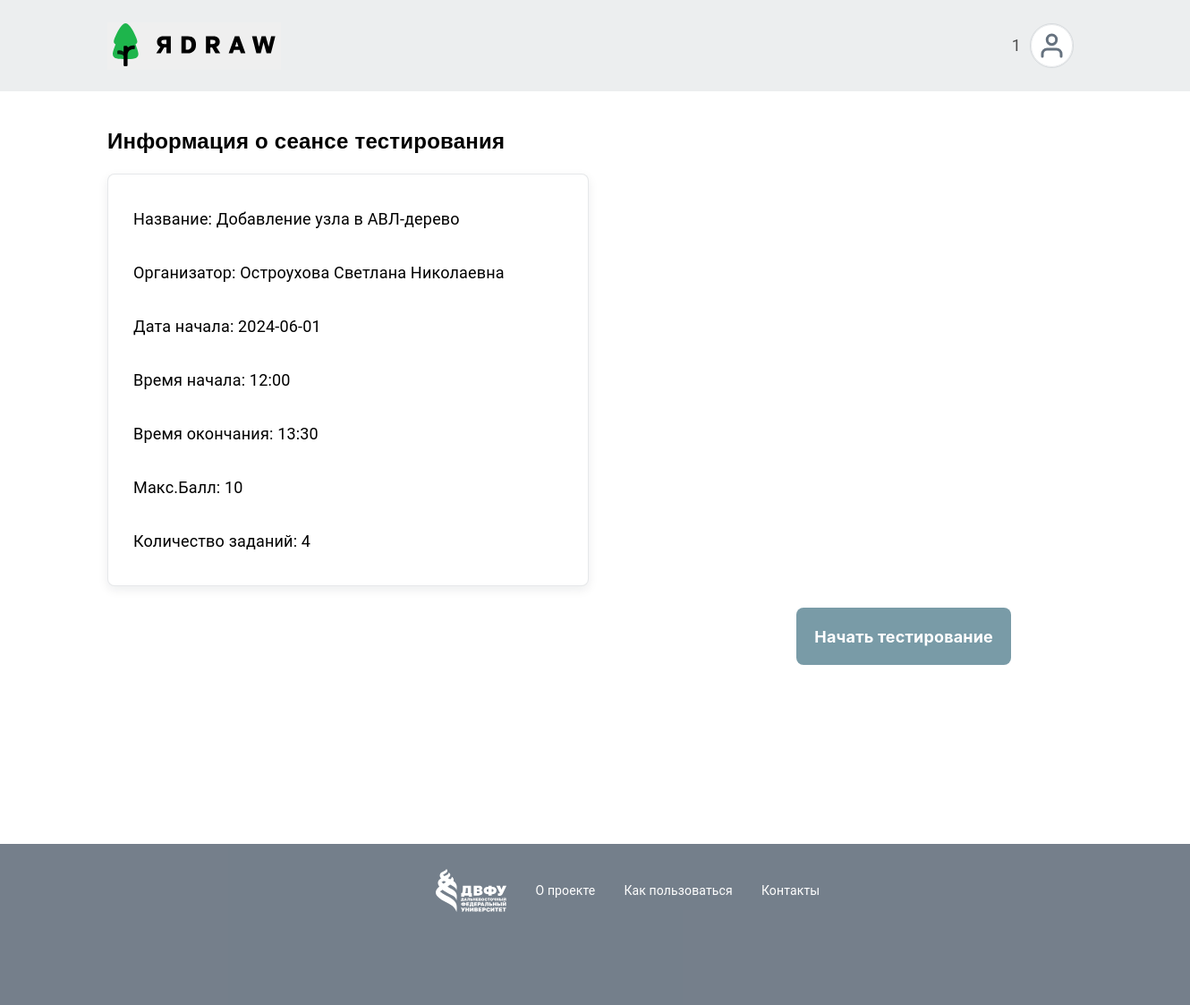
Screenshot of /Описание-сеанса-тестирования/28 (signed in) with the database file from the repository.
### tables this page shows
CREATE TABLE "testing_session" (
	"testing_session_id"	INTEGER,
	"testing_session_name"	VARCHAR(30),
	"testing_session_date"	DATE,
	"testing_session_begin_time"	TIME,
	"testing_session_end_time"	TIME,
	"formula_test_id"	INTEGER,
	"teacher_id"	INTEGER,
	"test_template_id"	INTEGER,
	"test_template_bar"	INTEGER,
	PRIMARY KEY("testing_session_id" AUTOINCREMENT),
	FOREIGN KEY("test_template_id") REFERENCES "test_template"("test_template_id") ON DELETE CASCADE,
	FOREIGN KEY("formula_test_id") REFERENCES "formula_test"("formula_test_id") ON DELETE CASCADE,
	FOREIGN KEY("teacher_id") REFERENCES "teacher"("teacher_id") ON DELETE CASCADE
);

CREATE TABLE "teacher" (
	"teacher_id"	INTEGER,
	"teacher_name"	VARCHAR(50),
	"teacher_login"	VARCHAR(50),
	"teacher_password"	VARCHAR(50),
	PRIMARY KEY("teacher_id" AUTOINCREMENT)
);

### WEB/controllers/student_module/description_session_testing.py (the view)
@app.route('/Описание-сеанса-тестирования/<int:testing_session_id>', methods=['GET', 'POST'])
def description_session_testing(testing_session_id):
    conn = get_db_connection(DATABASE_NAME)
    time = False
    if not session.get('student_id'):
        session['student_id'] = 1
    df_description = get_discription_testing_session(
        conn, testing_session_id).to_dict('records')
    df_tasks_testing_session = get_tasks_testing_session(
        conn, testing_session_id).to_dict('records')
    session['current_date'] = (date.today()).strftime('%Y-%m-%d')
    session['current_time'] = (datetime.now()).strftime("%H:%M")
    if session['current_date'] == df_description[0]['testing_session_date'] and  \
            session['current_time'] >= df_description[0]['testing_session_begin_time'] and \
            session['current_time'] <= df_description[0]['testing_session_end_time']:
        time = True
    add_into_test_begin(conn, session['student_id'], testing_session_id)
    html = render_template(
        'student_module/description_session_testing.html',
        df_description=df_description,
        df_tasks_testing_session=len(df_tasks_testing_session),
        enumerate=enumerate,
        testing_session_id=testing_session_id,
        user_name=session['user_name'],
        student_id=session['student_id'],
        len=len,
        time=time
    )
    return html

### WEB/models/student_module/description_session_testing_module.py (called while the page is built)
def get_discription_testing_session(connection: Connection, testing_session_id: int) -> DataFrame:
    return read_sql(
        f'''
           	SELECT
                testing_session_name,teacher_name,testing_session_date,testing_session_begin_time,testing_session_end_time,test_template_bar,
                COUNT(testing_session_name) as count_task
            FROM
                testing_session
            JOIN
                test_template USING(test_template_id),
                test_task_template USING(test_template_id),
				teacher USING(teacher_id)

            WHERE
                testing_session_id = {testing_session_id}
            GROUP BY
                testing_session_id
        ''',
        connection
    )

def get_tasks_testing_session(connection: Connection, testing_session_id: int) -> DataFrame:
    return read_sql(
        f'''
            SELECT
                testing_session_name,operation_name,tree_type_name
            FROM
                testing_session
            JOIN
                test_template USING(test_template_id),
                test_task_template USING(test_template_id),
                task_template USING(task_template_id),
                operation_template USING(operation_template_id),
                tree_template USING(tree_template_id),
                tree_type USING(tree_type_id)
            WHERE
                testing_session_id = {testing_session_id}
        ''',
        connection
    )

def add_into_test_begin(connection: Connection, student_id: int, testing_session_id: int) -> DataFrame:
    cursor = connection.cursor()
    cursor.execute(
        f'''
            INSERT INTO "test" (
            "student_id",
            "testing_session_id"
            )
            SELECT
                {student_id},
                {testing_session_id}
            FROM (
                SELECT 1
                WHERE NOT EXISTS (
                    SELECT 1
                    FROM "test"
                    WHERE
                    "student_id" = {student_id}
                    AND "testing_session_id" = {testing_session_id}
                )
            ) AS subquery
        '''
    )
    cursor.close()
    connection.commit()

### WEB/utils.py (called while the page is built)
def get_db_connection(database_name):
    return sqlite3.connect(database_name)

### WEB/templates/student_module/description_session_testing.html (shortened to what this page needs)
{% extends "student_module/base.html" %}
{% block head %}
  {{ super() }}
{% endblock %}
{% block content %}
<div style="display: flex; flex-direction: column; justify-content: center; margin-left: 120px;">
    <div style="height: 40px; width: 100%;">
    </div>
    <div style="font-family: var(--font3);
    font-weight: 600;
    font-size: 24px;
    line-height: 133%;
    letter-spacing: 0.01em;
    color: #000; ">Информация о сеансе тестирования</div>
    <div  class = 'content' style = 'padding: 20px;
    width: 480px;
    height: 100%;border: 1px solid rgba(102, 114, 127, 0.16);
    border-radius: 8px;
    padding: 20px 28px;
    box-shadow: 0 4px 12px 0 rgba(4, 28, 36, 0.08);
    background: #fff; margin-top: 20px;display: flex;
    flex-direction: row; gap:20px; justify-content: start;'>
        <div style = 'display: flex; flex-direction: column;font-family: var(--font3);
        font-weight: 400;
        font-size: 18px;
        line-height: 133%;
        letter-spacing: 0.01em;
        color: #000;'>
                <p>Название:  {{df_description[0]['testing_session_name']}}</p>
                <p>Организатор: {{df_description[0]['teacher_name']}}</p>
                <p>Дата начала: {{df_description[0]['testing_session_date']}}</p>
                <p>Время начала: {{df_description[0]['testing_session_begin_time']}}</p>
                <p>Время окончания: {{df_description[0]['testing_session_end_time']}}</p>
                <p>Макс.Балл: {{df_description[0]['test_template_bar']}}</p>
                <p>Количество заданий: {{df_description[0]['count_task']}}</p>
        </div>
    </div>
    <form action="{{url_for('task_pass', testing_session_id=testing_session_id)}}" method = 'post' style="text-align: right;margin-right: 200px; margin-top: 24px;">
        <input type = 'submit'  value = 'Начать тестирование' class="transition_input" name="begin_testing" {%if not time %} disabled title = 'Время ещё не пришло' {%else%} title = 'Время пришло' {%endif%}>
    </form>
</div>
{% endblock %}

### WEB/templates/student_module/base.html (shortened to what this page needs)
<!doctype html>
<html>
  <head>
    {% block head %}
    <link rel="stylesheet" type="text/css" href="/static/style_student.css">
    <link rel="stylesheet" type="text/css" href="/static/style.css">
    {% endblock %}
  </head>
<body>
    <div class= 'main'>
        <div class = 'header'>
            <form  action = '{{url_for("student_index")}}' method="get" style = 'border: none; '>
                <button type = 'submit' style = 'border: none;' class="ava"  {% if block %} title="Заблокировано" disabled {%else%} title="На главную страницу" {%endif%}  >
                </button>
            </form>
            <div class = 'avatar'>
                <p {% if block %} title="Заблокировано" {%else%} title="Профиль" {%endif%}><a class='link_avatar' href="{{url_for('profile')}}"  >{{user_name}}</a></p>
            </div>
        </div>
        {% block content %}{% endblock %}
        <footer>
            <div class="footer">
                <div class="footer_content">
                    <div style="width: 467px;
                    height: 48px; display: flex; flex-direction: row; gap:32px;font-family: var(--second-family);
                    font-weight: 400;
                    font-size: 14px;
                    line-height: 143%;
                    letter-spacing: 0.01em;
                    color: #fff;">
                            <p>О проекте</p>
                            <p>Как пользоваться</p>
                            <p>Контакты</p>
                    </div>
                </div>
            </div>
        </footer>
    </div>
</body>
</html>

### WEB/static/style_student.css (style rules this page uses)
:root { --d9d9d9-2-paints: #4f2d2d; --font-family: "Open Sans", sans-serif; --second-family: "Inter", sans-serif; --third-family: "Golos", sans-serif; --font3: "Golos Text", sans-serif; --font4: "Ubuntu", sans-serif; --font5: "Arial", sans-serif; }
html, body { height: 100%; margin: 0; }
.header { padding: 16px 120px; height: 10%; background: rgba(102, 114, 127, 0.12); display: flex; flex-direction: row; justify-content: space-between; align-items: center; }
.avatar { font-family: var(--font3); font-weight: 400; font-size: 18px; line-height: 133%; letter-spacing: 0.01em; color: #66727f; justify-content: space-between; align-items: center; display: flex; flex-direction: row; }
.avatar svg { margin: 10px; border-radius: 100px; fill: #fff; border: 1px solid rgba(102, 114, 127, 0.16); }
.content { width: 100%; height: 100%; margin-top: 60px; display: flex; flex-direction: column; align-items:start; }
.footer { padding: 0px 120px; height: 180px; background: #66727f; opacity: 0.9; text-align: center; margin-top: 200px; bottom: 0; max-width: 100%; }
.footer_content { padding: 28px 0px; width: 1200px; display: flex; flex-direction: row; justify-content: center; align-content: center; }
.main { min-height: 100%; display: flex; flex-direction: column; }
footer { margin-top: auto; }
.link_avatar { text-decoration:none; }
.transition_input { border-radius: 8px; padding: 20px; height: 64px; background: #1aa8db; font-family: var(--second-family); font-weight: 700; font-size: 18px; line-height: 133%; letter-spacing: 0.01em; text-align: center; color: #fff; border:none; }
.transition_input:disabled { background: #799ba7; }

### WEB/static/style.css (style rules this page uses)
body, input, select, button, li, div, p, label { font-family: 'Roboto', sans-serif; }
a { color: #4d4d4d; }

### rows the page displays
testing_session: testing_session_name "Добавление узла в АВЛ-дерево", testing_session_date "2024-06-01", testing_session_begin_time "12:00", testing_session_end_time "13:30", test_template_bar "10"
teacher: teacher_name "Остроухова Светлана Николаевна"

### other values shown
{{ user_name }} "1"
{{ df_description[0]['count_task'] }} "4"
